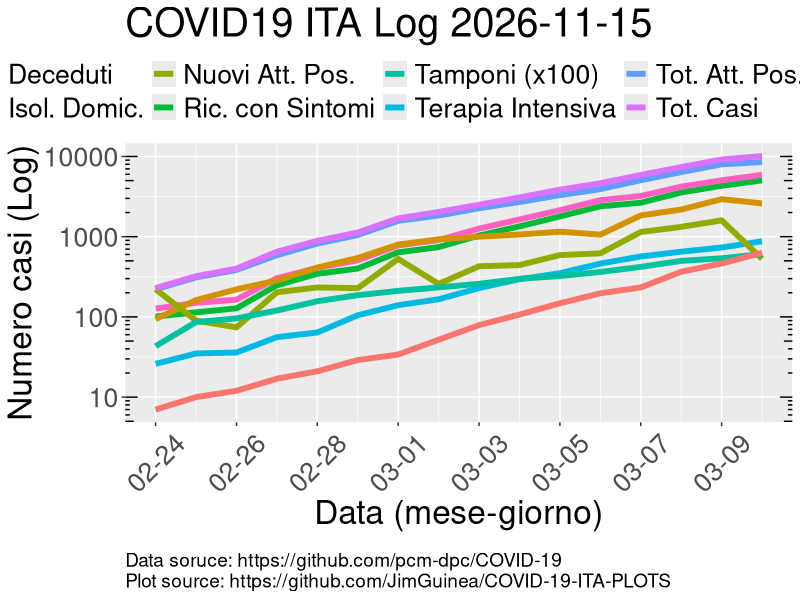
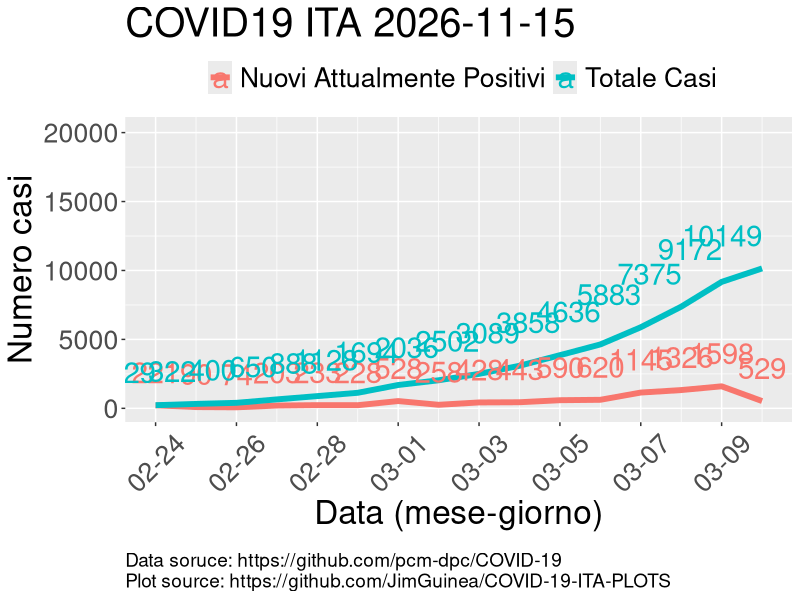
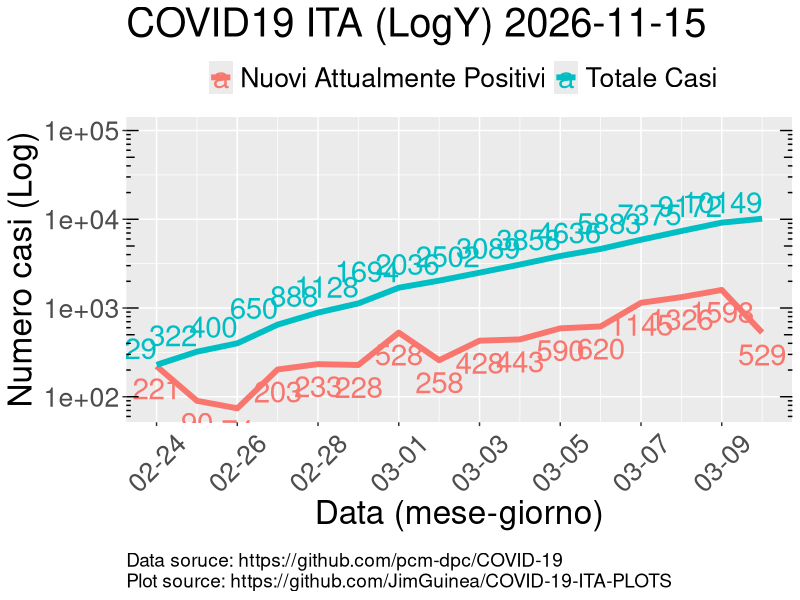
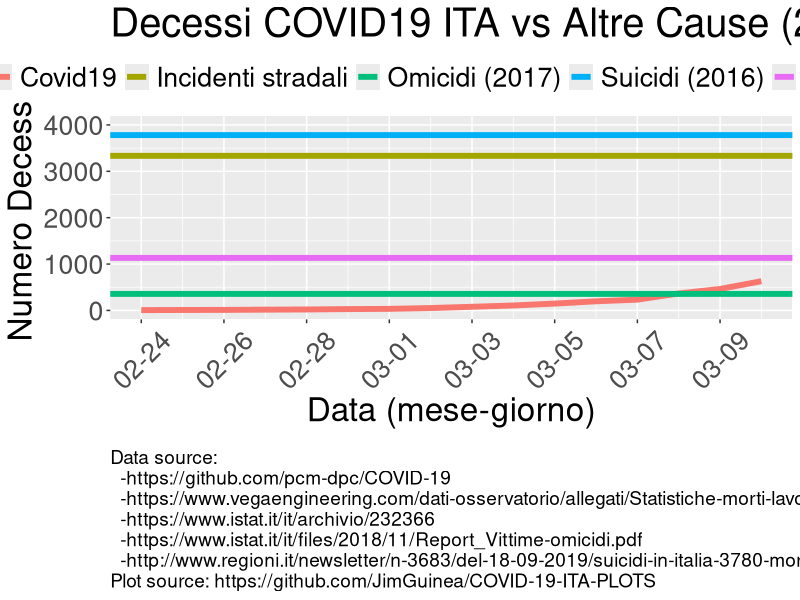
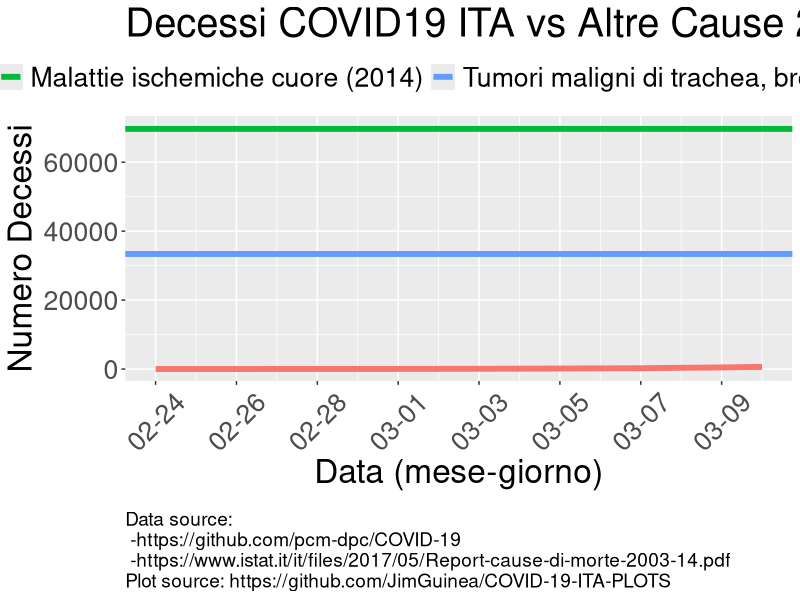

The R source for these figures, in order: (Note: this script raises an error after producing the figures.)
## ---- chunk 1
actual_date<-Sys.Date()

date_strings = c(as.Date("2020-02-24"), actual_date)
datetimes = strptime(date_strings, format = "%Y-%m-%d") 
datetimes
days = difftime(as.Date(datetimes[2]), as.Date(datetimes[1]), units = c("days")) # days
days

fontsize=24
linesize=2
textsize=7.5
## ---- chunk 2

library(readr)
library(gridExtra)
library(grid)
library(dplyr)

df <- read_csv("dpc-covid19-ita-andamento-nazionale.csv", col_types = cols(data = col_date(format = "%Y-%m-%d %H:%M:%S"))) 

df_reg <- read_csv("dpc-covid19-ita-regioni.csv", col_types = cols(data = col_date(format = "%Y-%m-%d %H:%M:%S"))) 

df_prov <- read_csv("dpc-covid19-ita-province.csv", col_types = cols(data = col_date(format = "%Y-%m-%d %H:%M:%S"))) 


df 
## ---- chunk 3
df_linea <- data.frame(a = c(0,1000),b= 0.704)
## ---- chunk 4
library(ggplot2)
plot_title_ITA_Log <- paste("COVID19 ITA Log", actual_date)

slope<- 0.0322*4/(4*365+1)
int <- 18316 -slope*as.integer(df[1,]$data)

plot_ITA_All_Log<- ggplot(df, aes(data, totale_casi)) + 
  geom_line(size=linesize,aes(y = ricoverati_con_sintomi, colour = "Ric. con Sintomi")) +
  geom_line(size=linesize,aes(y = terapia_intensiva, colour = "Terapia Intensiva")) + 
  geom_line(size=linesize,aes(y = totale_ospedalizzati, colour = "Tot. Osp.")) +
  geom_line(size=linesize,aes(y = isolamento_domiciliare, colour = "Isol. Domic.")) +
  geom_line(size=linesize,aes(y = totale_attualmente_positivi, colour = "Tot. Att. Pos.")) +
  geom_line(size=linesize,aes(y = nuovi_attualmente_positivi, colour = "Nuovi Att. Pos.")) +
  geom_line(size=linesize,aes(y = totale_casi, colour = "Tot. Casi")) +
  geom_line(size=linesize,aes(y = tamponi/100, colour = "Tamponi (x100)")) +
  geom_line(size=linesize,aes(y = deceduti, colour = "Deceduti")) +
  scale_x_date(date_breaks = "2 day", date_labels = "%m-%d")+
  theme(axis.text.x=element_text(angle=45, vjust=0.5), legend.position = "top",text=element_text(size=fontsize))+
  labs(color = "",y="Numero casi (Log)", x = "Data (mese-giorno)", title = plot_title_ITA_Log)+
  scale_y_log10()+
  geom_abline(a=15, b=15, col="blue")+
  annotation_logticks(sides="lr") +
  labs(caption="Data soruce: https://github.com/pcm-dpc/COVID-19 \nPlot source: https://github.com/JimGuinea/COVID-19-ITA-PLOTS") +
  theme(plot.caption=element_text(size=fontsize/1.75, hjust=0, margin=margin(15,0,0,0)))
plot_ITA_All_Log
## ---- chunk 5
plot_title_ITA <- paste("COVID19 ITA", actual_date)

plot_ITA<- ggplot(df) + 
  geom_line(size=linesize,aes(y = nuovi_attualmente_positivi, x=data, colour = "Nuovi Attualmente Positivi")) +
  geom_line(size=linesize,aes(y = totale_casi,x=data, colour = "Totale Casi")) +
  scale_x_date(date_breaks = "2 day", date_labels = "%m-%d")+
  geom_text(size=textsize, aes(y = nuovi_attualmente_positivi,x=data,label = round(nuovi_attualmente_positivi, 1), vjust = -1, hjust =0.5 , show.legend = FALSE, colour="Nuovi Attualmente Positivi"))+
  geom_text(size=textsize, aes(y = totale_casi,x=data,label = round(totale_casi, 1), vjust = -1, hjust = 1, show.legend = FALSE, colour="Totale Casi"))+
  ylim(c(0,max(df$totale_casi+10000)))+
  theme(axis.text.x=element_text(angle=45, vjust=0.5), legend.position = "top",text=element_text(size=fontsize))+
  labs(color = "", y="Numero casi", x = "Data (mese-giorno)", title = plot_title_ITA)+
  labs(caption="Data soruce: https://github.com/pcm-dpc/COVID-19 \nPlot source: https://github.com/JimGuinea/COVID-19-ITA-PLOTS") +
  theme(plot.caption=element_text(size=fontsize/1.75, hjust=0, margin=margin(15,0,0,0)))
plot_ITA
## ---- chunk 6
plot_title_ITA_Log <- paste("COVID19 ITA (LogY)", actual_date)

plot_ITA_Log<- ggplot(df) + 
  geom_line(size=linesize,aes(y = nuovi_attualmente_positivi, x=data, colour = "Nuovi Attualmente Positivi")) +
  geom_line(size=linesize,aes(y = totale_casi,x=data, colour = "Totale Casi")) +
  scale_x_date(date_breaks = "2 day", date_labels = "%m-%d")+
  geom_text(size=textsize, aes(y = nuovi_attualmente_positivi,x=data,label = round(nuovi_attualmente_positivi, 1), vjust = 1.5, hjust =+0.5 , colour="Nuovi Attualmente Positivi"))+
  geom_text(size=textsize, aes(y = totale_casi,x=data,label = round(totale_casi, 1), vjust = -0.25, hjust = 1, show.legend = FALSE, colour="Totale Casi"))+
  theme(axis.text.x=element_text(angle=45, vjust=0.5), legend.position = "top",text=element_text(size=fontsize))+
  labs(color = "", y="Numero casi (Log)", x = "Data (mese-giorno)", title = plot_title_ITA_Log)+
  scale_y_continuous(trans="log10", limits=c(NA,100000))+
  annotation_logticks(sides="lr")+
  labs(caption="Data soruce: https://github.com/pcm-dpc/COVID-19 \nPlot source: https://github.com/JimGuinea/COVID-19-ITA-PLOTS") +
  theme(plot.caption=element_text(size=fontsize/1.75, hjust=0, margin=margin(15,0,0,0)))
plot_ITA_Log
## ---- chunk 7
plot_title_ITA_Log_AltCaus <- paste("Decessi COVID19 ITA vs Altre Cause (2018)", actual_date)

plot_ITA_Log_AltCaus<- ggplot(df) + 
  geom_line(size=linesize,aes(y = deceduti, x=data, colour = "Covid19")) +
  #geom_text(size=textsize, aes(y = deceduti,x=data,label = round(deceduti, 1), vjust = 1.5, hjust =+0.5 , colour="Deceduti"))+
  scale_x_date(date_breaks = "2 day", date_labels = "%m-%d")+
  geom_hline(aes(yintercept = 3334, colour="Incidenti stradali"),size=linesize)+ #incidenti stradali
  geom_hline(aes(yintercept = 1133, colour="Sul lavoro"),size=linesize)+ #morti sul lavoro
  geom_hline(aes(yintercept = 3780, colour="Suicidi (2016)"),size=linesize)+ #sucidi
  geom_hline(aes(yintercept = 357, colour="Omicidi (2017)"),size=linesize)+ #omicidi  357

  theme(axis.text.x=element_text(angle=45, vjust=0.5), legend.position = "top",text=element_text(size=fontsize))+
  labs(color = "", y="Numero Decessi", x = "Data (mese-giorno)", title =plot_title_ITA_Log_AltCaus)+
  #scale_y_continuous(trans="log10", limits=c(NA,10000))+
  scale_y_continuous( limits=c(NA,4000))+
  #annotation_logticks(sides="lr")+
  labs(caption="Data source: 
  -https://github.com/pcm-dpc/COVID-19 
  -https://www.vegaengineering.com/dati-osservatorio/allegati/Statistiche-morti-lavoro-Osservatorio-sicurezza-lavoro-Vega-Engineering-31-12-2018.pdf 
  -https://www.istat.it/it/archivio/232366
  -https://www.istat.it/it/files/2018/11/Report_Vittime-omicidi.pdf
  -http://www.regioni.it/newsletter/n-3683/del-18-09-2019/suicidi-in-italia-3780-morti-nel-2016-20200/
Plot source: https://github.com/JimGuinea/COVID-19-ITA-PLOTS") +
  theme(plot.caption=element_text(size=fontsize/1.75, hjust=0, margin=margin(15,0,0,0)))
plot_ITA_Log_AltCaus
## ---- chunk 8
plot_title_ITA_Log_AltCaus_TumResp <- paste("Decessi COVID19 ITA vs Altre Cause", actual_date)

plot_ITA_Log_AltCaus_TumResp<- ggplot(df) + 
  geom_line(size=linesize,aes(y = deceduti, x=data, colour = "Covid19")) +
  #geom_text(size=textsize, aes(y = deceduti,x=data,label = round(deceduti, 1), vjust = 1.5, hjust =+0.5 , colour="Deceduti"))+
  scale_x_date(date_breaks = "2 day", date_labels = "%m-%d")+

  geom_hline(aes(yintercept = 69653, colour="Malattie ischemiche cuore (2014)"),size=linesize)+ #malattie ischemiche
  geom_hline(aes(yintercept = 33386, colour="Tumori maligni di trachea, bronchi e polmoni(2014)"),size=linesize)+ #omicidi  357
  theme(axis.text.x=element_text(angle=45, vjust=0.5), legend.position = "top",text=element_text(size=fontsize))+
  labs(color = "", y="Numero Decessi", x = "Data (mese-giorno)", title =plot_title_ITA_Log_AltCaus_TumResp)+
  #scale_y_continuous(trans="log10", limits=c(NA,10000))+
  scale_y_continuous( limits=c(NA,70000))+
  #annotation_logticks(sides="lr")+
  labs(caption="Data source: \n -https://github.com/pcm-dpc/COVID-19 \n -https://www.istat.it/it/files/2017/05/Report-cause-di-morte-2003-14.pdf \nPlot source: https://github.com/JimGuinea/COVID-19-ITA-PLOTS") +
  theme(plot.caption=element_text(size=fontsize/1.75, hjust=0, margin=margin(15,0,0,0)))
plot_ITA_Log_AltCaus_TumResp
## ---- chunk 9
df_RAP <- NULL
## ---- chunk 10

ITA_POP <- 60480000
df_RAP <- data.frame(matrix(ncol = 8, nrow = days))
df_RAP_colnames <- c("data", "Deceduti/Tot Casi", "Tot Casi/Tamponi", "Tot Osp/Tot Casi", "Tot Casi/Pop Ita", "Tamponi/Pop Ita", "Terapia Int/Tot Casi", "Dimessi Guariti/Tot Casi" )
colnames(df_RAP) <- df_RAP_colnames
## ---- chunk 11
df_RAP[1] <- data.frame(df[1])
df_RAP[2]<- data.frame(df[10]/df[11])*100
df_RAP[3] <- data.frame(df[11]/df[12])*100
df_RAP[4]<- data.frame(df[5]/df[11])*100
df_RAP[5]<- data.frame(df[11]/ITA_POP)*100
df_RAP[6] <- data.frame(df[12]/ITA_POP)*100
df_RAP[7] <- data.frame(df[4]/df[11])*100
df_RAP[8] <- data.frame(df[9]/df[11])*100
colnames(df_RAP)[1:8] <- df_RAP_colnames
## ---- chunk 12
plot_title_ITA_rap <- paste("COVID19 ITA", actual_date)

plot_ITA_rap <- ggplot(df_RAP, aes(data, percentuale)) + 
  geom_line(size=linesize,aes(y = df_RAP$'Deceduti/Tot Casi', colour = 'Deceduti/Tot Casi')) +
  geom_line(size=linesize,aes(y = df_RAP$'Tot Casi/Tamponi', colour = 'Tot Casi/Tamponi')) +
  geom_line(size=linesize,aes(y = df_RAP$'Terapia Int/Tot Casi', colour = 'Terapia Int/Tot Casi')) +
  geom_line(size=linesize,aes(y = df_RAP$'Dimessi Guariti/Tot Casi', colour = 'Dimessi Guariti/Tot Casi'))+
  scale_x_date(date_breaks = "2 day", date_labels = "%m-%d")+
  theme(axis.text.x=element_text(angle=45, vjust=0.5), legend.position = "top",text=element_text(size=fontsize))+
  labs(color = "", y="Percentuale (%)", x = "Data (mese-giorno)", title = plot_title_ITA_rap)+
  labs(caption="Data soruce: https://github.com/pcm-dpc/COVID-19 \nPlot source: https://github.com/JimGuinea/COVID-19-ITA-PLOTS") +
  theme(plot.caption=element_text(size=fontsize/1.75, hjust=0, margin=margin(15,0,0,0)))
plot_ITA_rap
## ---- chunk 13
plot_POP_ITA_rap <- ggplot(df_RAP, aes(data, percentuale)) + 
  geom_line(size=linesize,aes(y = df_RAP$'Tot Casi/Pop Ita', colour = 'Tot Casi/Pop Ita'))+
  geom_line(size=linesize,aes(y = df_RAP$'Tamponi/Pop Ita', colour = 'Tamponi/Pop Ita'))+
  scale_x_date(date_breaks = "2 day", date_labels = "%m-%d")+
  theme(axis.text.x=element_text(angle=45, vjust=0.5), legend.position = "top",text=element_text(size=fontsize))+
  labs(color = "", y="Percentuale (%)", x = "Data (mese-giorno)", title = plot_title_ITA)+
  labs(caption="Data soruce: https://github.com/pcm-dpc/COVID-19 \nPlot source: https://github.com/JimGuinea/COVID-19-ITA-PLOTS") +
  theme(plot.caption=element_text(size=fontsize/1.75, hjust=0, margin=margin(15,0,0,0)))

plot_POP_ITA_rap
## ---- chunk 14

df_reg_lom <-subset(df_reg,denominazione_regione=='Lombardia', select = c('data','ricoverati_con_sintomi', 'terapia_intensiva','totale_ospedalizzati','isolamento_domiciliare','totale_attualmente_positivi', 'nuovi_attualmente_positivi','dimessi_guariti', 'deceduti', 'totale_casi','tamponi' ))

df_reg_tos <- subset(df_reg,denominazione_regione=='Toscana', select = c('data','ricoverati_con_sintomi', 'terapia_intensiva','totale_ospedalizzati','isolamento_domiciliare','totale_attualmente_positivi', 'nuovi_attualmente_positivi','dimessi_guariti', 'deceduti', 'totale_casi','tamponi' ))

df_reg_vda <- subset(df_reg,denominazione_regione=="Valle d'Aosta", select = c('data','ricoverati_con_sintomi', 'terapia_intensiva','totale_ospedalizzati','isolamento_domiciliare','totale_attualmente_positivi', 'nuovi_attualmente_positivi','dimessi_guariti', 'deceduti', 'totale_casi','tamponi' ))

df_reg_pie <- subset(df_reg,denominazione_regione=="Piemonte", select = c('data','ricoverati_con_sintomi', 'terapia_intensiva','totale_ospedalizzati','isolamento_domiciliare','totale_attualmente_positivi', 'nuovi_attualmente_positivi','dimessi_guariti', 'deceduti', 'totale_casi','tamponi' ))

df_reg_lig <- subset(df_reg,denominazione_regione=="Liguria", select = c('data','ricoverati_con_sintomi', 'terapia_intensiva','totale_ospedalizzati','isolamento_domiciliare','totale_attualmente_positivi', 'nuovi_attualmente_positivi','dimessi_guariti', 'deceduti', 'totale_casi','tamponi' ))

df_reg_lom 
df_reg_tos 
df_reg_vda
## ---- chunk 15

plot_title_REG_TotCasi<- paste("COVID19 ITA - Alcune Regioni - Totale Casi", actual_date)

plot_REG_TotCasi <-df_reg %>% subset(denominazione_regione %in% c('Toscana','Liguria','Veneto','Lombardia')) %>% ggplot(mapping= aes(x=data, y=totale_casi, color=denominazione_regione, label=totale_casi)) +
  geom_line(size=linesize,)+
  #geom_text( vjust = -1, hjust =+0.5)+
  scale_x_date(date_breaks = "2 day", date_labels = "%m-%d")+
  scale_y_continuous(trans="log10", limits=c(NA,100000))+
  theme(axis.text.x=element_text(angle=45, vjust=0.5), legend.position = "top",text=element_text(size=fontsize))+
  labs(caption="Data soruce: https://github.com/pcm-dpc/COVID-19 \nPlot source: https://github.com/JimGuinea/COVID-19-ITA-PLOTS") +
  theme(plot.caption=element_text(size=fontsize/1.75, hjust=0, margin=margin(15,0,0,0)))+
  labs(color = "",y="Numero casi (Log)", x = "Data (mese-giorno)", title =plot_title_REG_TotCasi)+
  annotation_logticks(sides="lr")

plot_REG_TotCasi

## ---- chunk 16
plot_title_REG_Morti<- paste("COVID19 ITA - Alcune Regioni - Morti", actual_date)

plot_REG_Morti <-df_reg %>% subset(denominazione_regione %in% c('Toscana','Liguria','Veneto','Lombardia')) %>% ggplot(mapping= aes(x=data, y=deceduti, color=denominazione_regione, label=deceduti)) +
  geom_line(size=linesize,)+
  geom_text(size=textsize,  vjust = -1, hjust =+0.5)+
  scale_x_date(date_breaks = "2 day", date_labels = "%m-%d")+
  scale_y_continuous(trans="log10", limits=c(NA,10000))+
  theme(axis.text.x=element_text(angle=45, vjust=0.5), legend.position = "top",text=element_text(size=fontsize))+
  labs(caption="Data soruce: https://github.com/pcm-dpc/COVID-19 \nPlot source: https://github.com/JimGuinea/COVID-19-ITA-PLOTS") +
  theme(plot.caption=element_text(size=fontsize/1.75, hjust=0, margin=margin(15,0,0,0)))+
  labs(color = "",y="Numero casi (Log)", x = "Data (mese-giorno)", title =plot_title_REG_Morti)+
  annotation_logticks(sides="lr")

plot_REG_Morti
## ---- chunk 17
plot_title_REG_Tamponi<- paste("COVID19 ITA - Alcune Regioni - Tamponi", actual_date)

plot_REG_Tamponi <-df_reg %>% subset(denominazione_regione %in% c('Toscana','Liguria','Veneto','Lombardia')) %>% ggplot(mapping= aes(x=data, y=tamponi, color=denominazione_regione, label=tamponi)) +
  geom_line(size=linesize,)+
  #geom_text( vjust = -1, hjust =+0.5)+
  scale_x_date(date_breaks = "2 day", date_labels = "%m-%d")+
  scale_y_continuous(trans="log10", limits=c(NA,100000))+
  theme(axis.text.x=element_text(angle=45, vjust=0.5), legend.position = "top",text=element_text(size=fontsize))+
  labs(caption="Data soruce: https://github.com/pcm-dpc/COVID-19 \nPlot source: https://github.com/JimGuinea/COVID-19-ITA-PLOTS") +
  theme(plot.caption=element_text(size=fontsize/1.75, hjust=0, margin=margin(15,0,0,0)))+
  labs(color = "",y="Numero casi (Log)", x = "Data (mese-giorno)", title =plot_title_REG_Tamponi)+
  annotation_logticks(sides="lr")

plot_REG_Tamponi
## ---- chunk 18
plot_title_REG_TerapiaInt<- paste("COVID19 ITA - Alcune Regioni - Terapia Intensiva", actual_date)

#source for subsetting: https://stackoverflow.com/questions/5680819/subset-a-data-frame-using-or-when-the-column-contains-a-factor

plot_REG_TerapiaInt <-df_reg %>% subset(denominazione_regione %in% c('Toscana','Liguria','Veneto','Lombardia')) %>% ggplot(mapping= aes(x=data, y=terapia_intensiva, color=denominazione_regione, label=terapia_intensiva)) +
  geom_line(size=linesize,)+
  geom_text(size=textsize,  vjust = -1, hjust =+0.5)+
  scale_x_date(date_breaks = "2 day", date_labels = "%m-%d")+
  scale_y_continuous(trans="log10", limits=c(NA,5000))+
  theme(axis.text.x=element_text(angle=45, vjust=0.5), legend.position = "top",text=element_text(size=fontsize))+
  labs(caption="Data soruce: https://github.com/pcm-dpc/COVID-19 \nPlot source: https://github.com/JimGuinea/COVID-19-ITA-PLOTS") +
  theme(plot.caption=element_text(size=fontsize/1.75, hjust=0, margin=margin(15,0,0,0)))+
  labs(color = "",y="Numero casi (Log)", x = "Data (mese-giorno)", title =plot_title_REG_TerapiaInt)+
  annotation_logticks(sides="lr")
plot_REG_TerapiaInt
## ---- chunk 19
plot_title_REG_NuoviCasi<- paste("COVID19 ITA - Alcune Regioni - Nuovi Attualmente Positivi", actual_date)

plot_REG_NuoviCasi <-df_reg %>% subset(denominazione_regione %in% c('Toscana','Liguria','Veneto','Lombardia')) %>% ggplot(mapping= aes(x=data, y=nuovi_attualmente_positivi, color=denominazione_regione, label=nuovi_attualmente_positivi)) +
  geom_line(size=linesize,)+
  geom_text(size=textsize,  vjust = -1, hjust =+0.5)+
  scale_x_date(date_breaks = "2 day", date_labels = "%m-%d")+
  scale_y_continuous(trans="log10", limits=c(NA,10000))+
  theme(axis.text.x=element_text(angle=45, vjust=0.5), legend.position = "top",text=element_text(size=fontsize))+
  labs(caption="Data soruce: https://github.com/pcm-dpc/COVID-19 \nPlot source: https://github.com/JimGuinea/COVID-19-ITA-PLOTS") +
  theme(plot.caption=element_text(size=fontsize/1.75, hjust=0, margin=margin(15,0,0,0)))+
  labs(color = "",y="Numero casi (Log)", x = "Data (mese-giorno)", title =plot_title_REG_NuoviCasi)+
  annotation_logticks(sides="lr")

plot_REG_NuoviCasi
## ---- chunk 20
plot_title_REG_TotaleAttPosCasi<- paste("COVID19 ITA - Alcune Regioni - Totale Attualmente Positivi", actual_date)

plot_REG_TotaleAttPosCasi <-df_reg %>% subset(denominazione_regione %in% c('Toscana','Liguria','Veneto','Lombardia')) %>% ggplot(mapping= aes(x=data, y=totale_attualmente_positivi, color=denominazione_regione, label=totale_attualmente_positivi)) +
  geom_line(size=linesize,)+
  #geom_text( vjust = -1, hjust =+0.5)+
  scale_x_date(date_breaks = "2 day", date_labels = "%m-%d")+
  scale_y_continuous(trans="log10", limits=c(NA,50000))+
  theme(axis.text.x=element_text(angle=45, vjust=0.5), legend.position = "top",text=element_text(size=fontsize))+
  labs(caption="Data soruce: https://github.com/pcm-dpc/COVID-19 \nPlot source: https://github.com/JimGuinea/COVID-19-ITA-PLOTS") +
  theme(plot.caption=element_text(size=fontsize/1.75, hjust=0, margin=margin(15,0,0,0)))+
  labs(color = "",y="Numero casi (Log)", x = "Data (mese-giorno)", title =plot_title_REG_TotaleAttPosCasi)+
  annotation_logticks(sides="lr")
plot_REG_TotaleAttPosCasi
## ---- chunk 21
low_res_width =750
low_res_height =574

high_res_width =1024
high_res_height =768


jpeg("COVID19_ITA_plot_1.jpg", width = high_res_width, height =high_res_height)
plot_ITA_All_Log
dev.off()

jpeg("COVID19_ITA_plot_2.jpg", width = high_res_width, height =high_res_height)
plot_ITA
dev.off()

jpeg("COVID19_ITA_plot_3.jpg", width = high_res_width, height =high_res_height)
plot_ITA_Log
dev.off()

jpeg("COVID19_ITA_plot_4.jpg", width = high_res_width, height =high_res_height)
plot_ITA_rap
dev.off()

jpeg("COVID19_ITA_plot_5.jpg", width = high_res_width, height =high_res_height)
plot_POP_ITA_rap
dev.off()

jpeg("COVID19_ITA_REG_plot_1.jpg", width = high_res_width, height =high_res_height)
plot_REG_Morti
dev.off()

jpeg("COVID19_ITA_REG_plot_2.jpg", width = high_res_width, height =high_res_height)
  plot_REG_NuoviCasi
dev.off()

jpeg("COVID19_ITA_REG_plot_3.jpg", width = high_res_width, height =high_res_height)
  plot_REG_Tamponi
dev.off()

jpeg("COVID19_ITA_REG_plot_4.jpg", width = high_res_width, height =high_res_height)
  plot_REG_TerapiaInt
dev.off()

jpeg("COVID19_ITA_REG_plot_5.jpg", width = high_res_width, height =high_res_height)
plot_REG_TotaleAttPosCasi
dev.off()

jpeg("COVID19_ITA_AltCaus.jpg", width = high_res_width, height =high_res_height)
plot_ITA_Log_AltCaus
dev.off()

jpeg("COVID19_ITA_AltCaus_TumResp.jpg", width = high_res_width, height =high_res_height)
plot_ITA_Log_AltCaus_TumResp
dev.off()
